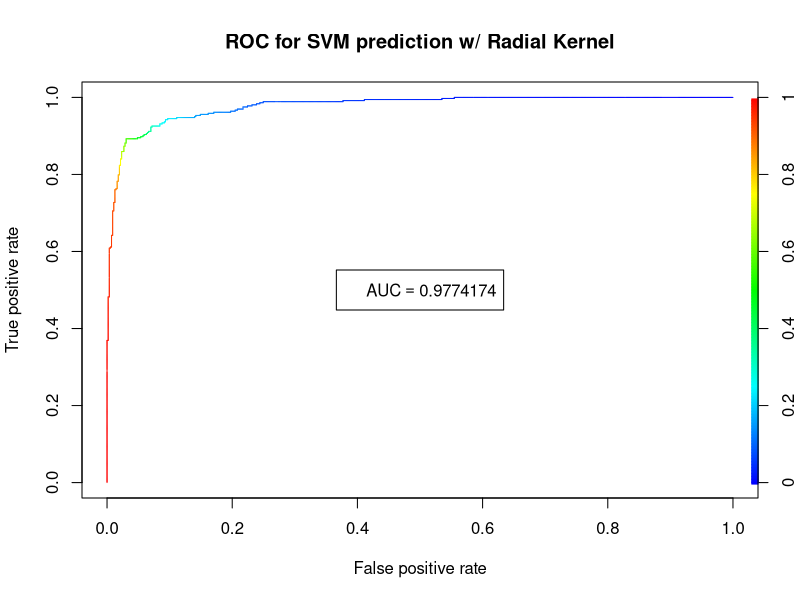
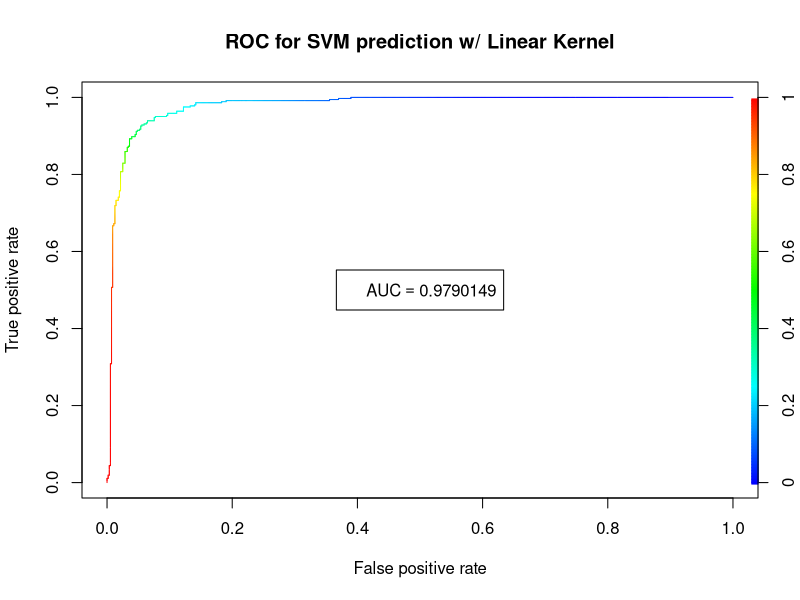

These charts were generated, in order, by the following R code:
#Get	the	spam	database	into	R	(install package kernlab)
library(kernlab)

#Split	into	a	training/test	set	of	80%	to	20%
data(spam) # spam dataset has 4601 email samples, 57 features, 2 types (SPAM and NONSPAM)
# testidx <- which(1:length(spam[,1])%%5 == 0) 
set.seed(100)
testidx <- sample(1:dim(spam)[1],0.2*dim(spam)[1],replace = FALSE)#randomly split the data into two parts
spamtrain <- spam[-testidx,] #3680 samples (80% for training set)
spamtest <- spam[testidx,] #920 samples (20% for test set)



#Use SVM	with	2	kernels	of your	choice
library(e1071)
model1 <- svm(type~.,data=spamtrain, kernel = "radial", probability = TRUE) #use radial kernel, untuned
prediction1 <- predict(model1,spamtest, decision.values = TRUE, probability=TRUE)

model2 <- svm(type~.,data=spamtrain, kernel = "linear", probability = TRUE) #use linear kernet, untuned
prediction2 <- predict(model2,spamtest, decision.values = TRUE, probability=TRUE)

#Plot	ROC	curve	for	both	SVM	predictions	(Figure1.pdf)
#Report AUC for each on legend
library(ROCR)
pdf('Figure1.pdf')
pred_scores1 <- attr(prediction1, "probabilities")[,1]
pred1 <- prediction(pred_scores1, spamtest[,"type"])
perf1 <- performance(pred1, "tpr", "fpr") #plots TP rate on y-axis, FP rate on x-axis
perf1.auc <- performance(pred1,'auc')
auc1 <- perf1.auc@y.values
plot(perf1,  colorize=TRUE)
title("ROC for SVM prediction w/ Radial Kernel")
legend('center',legend=parse(text=sprintf('AUC == %s',auc1)))

pred_scores2 <- attr(prediction2, "probabilities")[,1]
pred2 <- prediction(pred_scores2, spamtest[,"type"])
perf2 <- performance(pred2, "tpr", "fpr")
perf2.auc <- performance(pred2,'auc')
auc2 <- perf2.auc@y.values
plot(perf2, colorize=TRUE)
title("ROC for SVM prediction w/ Linear Kernel")
legend('center',legend=parse(text=sprintf('AUC == %s',auc2)))

dev.off()
